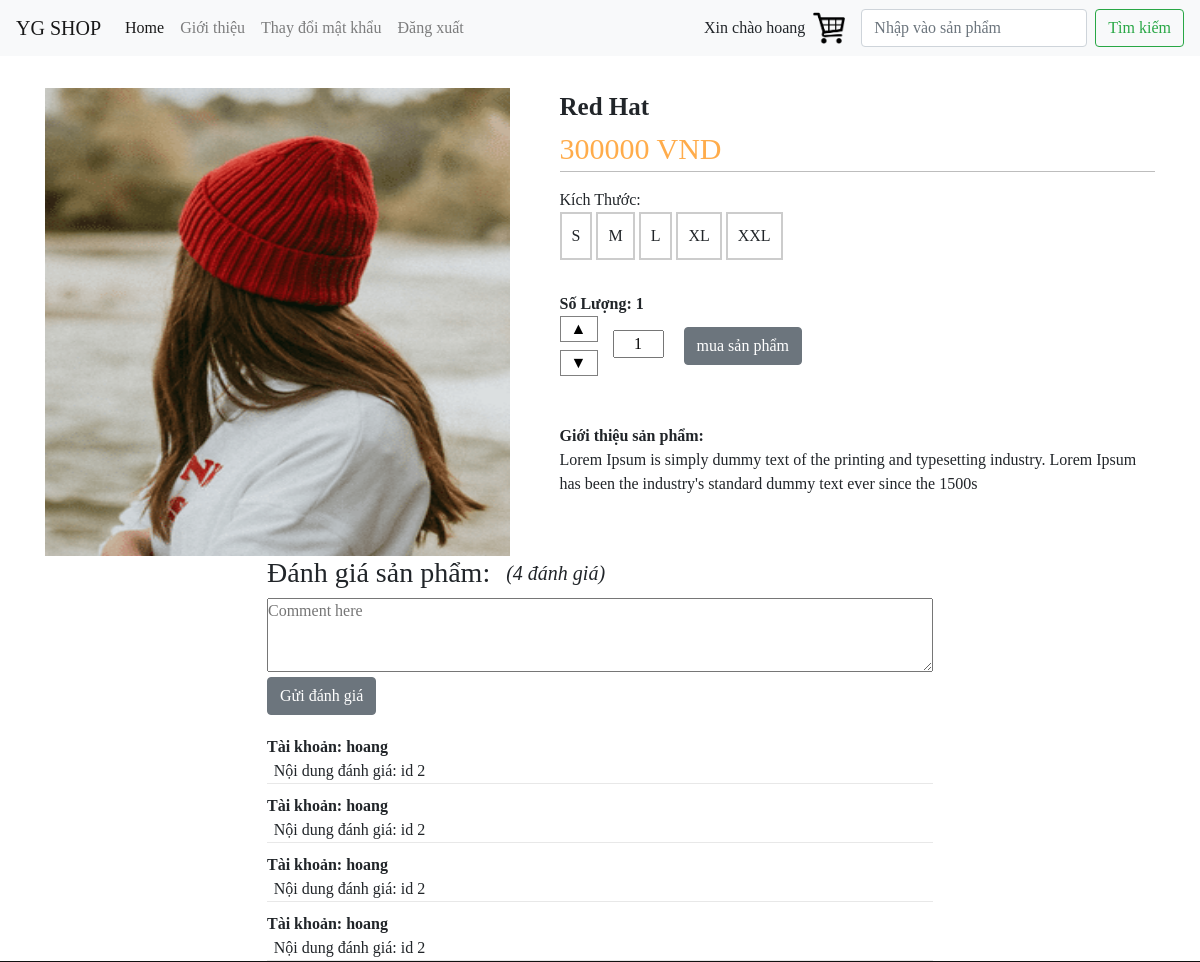
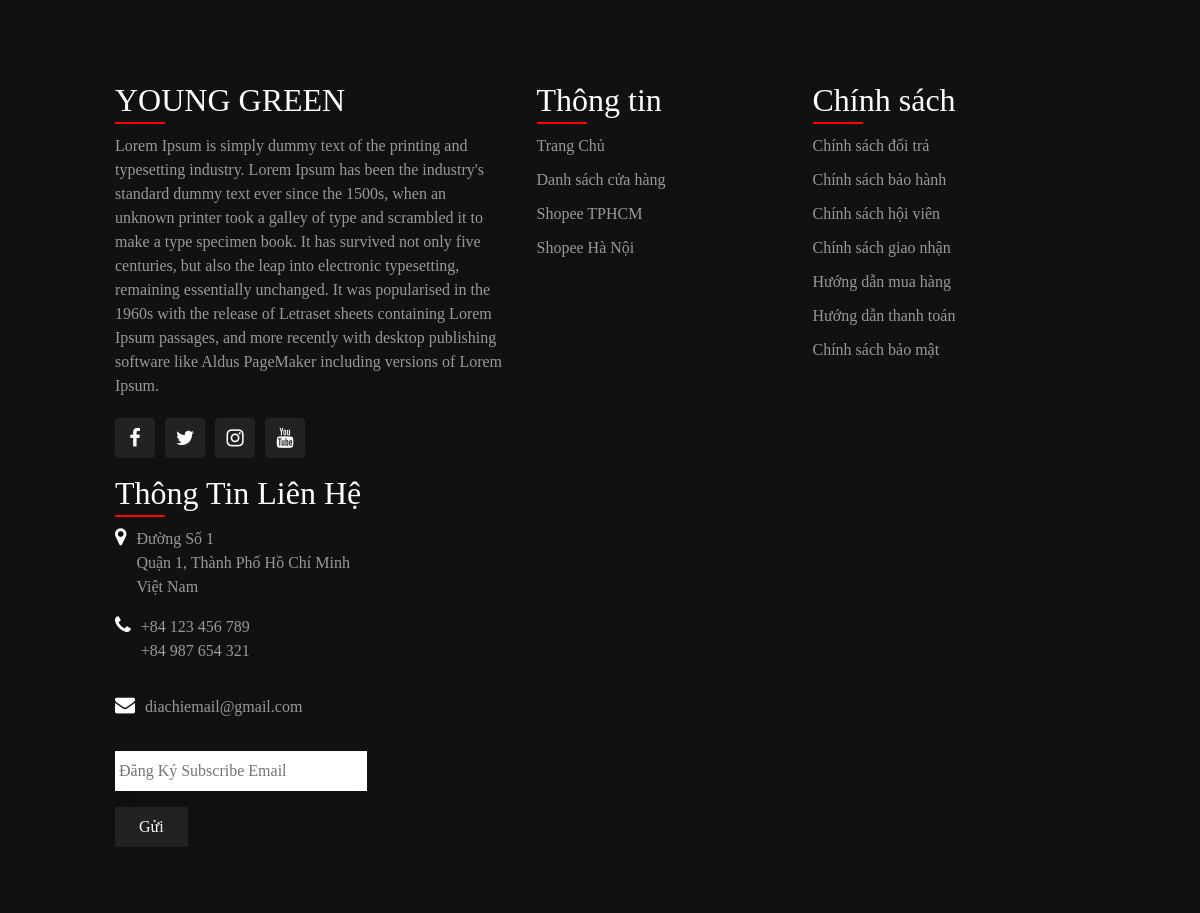
The page /item.php/?id=2 (signed in) on the database its author committed (2 pictures, top to bottom).
### tables this page shows
CREATE TABLE `db_products` (
  `id` int(11) NOT NULL,
  `name` varchar(30) NOT NULL,
  `price` int(11) NOT NULL,
  `image` varchar(255) NOT NULL,
  `description` text NOT NULL,
  `status` tinyint(1) NOT NULL DEFAULT 1
);

CREATE TABLE `comments` (
  `id` int(11) NOT NULL,
  `account` varchar(100) NOT NULL,
  `productid` int(11) NOT NULL,
  `date` datetime NOT NULL,
  `content` text NOT NULL,
  `status` int(11) NOT NULL DEFAULT 1
);

### item.php (the view, shortened to what this page needs)
<?php
  require_once("services/connect_db.php");
  $id = $_GET['id'];
  $query = "select * from db_products where id='$id'";
  $result = mysqli_query($connect, $query);
  $item = mysqli_fetch_array($result);
?>
<!DOCTYPE html>
<html lang="en">
<head>
  <link rel="stylesheet" href="css/item.css">
</head>
<body>
  <?php include"layout/navigation.php";?>
  <div class="container">
    <?php
        echo
        '
            <div class="product-container">
                <img class="product-image" src="' . $item['image'] . '" alt="Card image cap" >
                <div class="product-content">
                    <a class="font-weight-bold content-name">' . $item['name'] . '</a>
                    <p class="content-price">'. $item['price'] .' VND</p>
                    <div class="content-size">
                        <a>Kích Thước:</a>
                        <form class="boxed size-form">
                            <label for="S-size">S</label>
                            <label for="M-size">M</label>
                            <label for="L-size">L</label>
                            <label for="XL-size">XL</label>
                            <label for="XXL-size">XXL</label>
                        </form>
                    </div>
                    <br>
                    <div class="content-quantity">
                        <a class="font-weight-bold">Số Lượng: <span id="quantity">1</span></a>
                    </div>
                    <div class="quantity-selector">
                        <div class="change-quantity">
                            <button class="quantity-btn" onclick="increment()">&#9650</button>
                            <button class="quantity-btn" onclick="decrement()">&#9660</button>
                        </div>
                        <div class="quantity-form">
                            <form method="POST" action="/cart.php?action=add" autocomplete="off">
                                <input id="demoInput" type="number" min=0 max=100 value="1" name="quantity[' . $item['id'] .']">
                                <input class="btn btn-secondary buy-btn" type="submit" value="mua sản phẩm">
                            </form>
                        </div>
                    </div>
                    <span class="font-weight-bold">Giới thiệu sản phẩm:</span>
                    <p class="content-description">'.$item['description'].'</p>
                </div>
            </div>
        ';
        ?>
    <div class="comment-container">
      <?php
            require_once("services/connect_db.php");
            $productid = $_GET['id'];
            $getCommentsQuery = "select * from comments where productid = $productid";
            $allCommentsOfProducts = mysqli_query($connect, $getCommentsQuery);
            ?>
      <?php
            if(mysqli_num_rows($allCommentsOfProducts)==0):
            echo"<h2 style='color:green'>Không có đánh giá nào!</h2>";
            echo'
                    <section>
                    <form method="post" action="">
                        <section>
                        <textarea name="content" id="" cols="30" rows="3" style="width:100%" placeholder="Comment here"></textarea>
                        </section>
                        <section>
                        <input class="btn btn-secondary submit-btn" type="submit" value="Gửi đánh giá">
                        </section>
                    </form>
                    </section>
                    ';
            else:
            ?>
      <div class="comment-header">
        <h3>Đánh giá sản phẩm: </h2>
          <h3 class="comment-number" style="font-style:italic">(<?=mysqli_num_rows($allCommentsOfProducts)?> đánh giá)
          </h3>
      </div>
      <?php
                if(isset($_SESSION["user"])){
                echo'
                    <section>
                    <form method="post" action="">
                        <section>
                        <textarea name="content" id="" cols="30" rows="3" style="width:100%" placeholder="Comment here"></textarea>
                        </section>
                        <section>
                        <input class="btn btn-secondary submit-btn" type="submit" value="Gửi đánh giá">
                        </section>
                    </form>
                    </section>
                    ';
                }
                ?>
      <?php
            foreach($allCommentsOfProducts as $comment):
            ?>
      <div class="comment-content">
        <section style='font-weight:bold;'>Tài khoản: <span><?=$comment['account']?></span></section>
        <section style='padding-left:1%;'>Nội dung đánh giá: <?=$comment['content']?></section>
      </div>
      <?php
            endforeach;
            endif;
            ?>
    </div>
  </div>
  <?php include 'layout/footer.php'; ?>
</body>
</html>

### css/item.css (style rules this page uses)
.product-container { display:flex; gap:50px; }
.product-content { display:flex; flex-direction: column; width: 600px; }
.content-name { font-size: 25px; font-weight: 500; display: block; }
.content-price { font-size: 30px; color: #FFAC4B; display: block; border-bottom: 1px solid #BDBDBD; }
.product-image { height: 468px; width: 468px; }
.boxed label { display: inline-block; width: 6 em; padding: 10px; border: solid 2px #ccc; transition: all 0.3s; }
.change-quantity { display:flex; flex-direction: column; gap: 0.5rem; }
#demoInput { text-align: center; }
.quantity-selector { display: flex; gap: 15px; align-items: center; }
.quantity-btn { width: 38px; border: 0.5px solid grey; background-color: white; }
.buy-btn { margin-left: 1em; }
.comment-container { width: 60%; margin-left: auto; margin-right: auto; }
.comment-header { display: flex; flex-direction: row; align-items: center; gap: 1em; }
.comment-number { font-size: 20px; }
.comment-content { border-bottom: 1px solid rgb(232,232,232); margin-top: 10px; }
.submit-btn { margin-right: auto; margin-bottom: 10px; margin-top: 5px; }
.container { margin-top: 2rem; }

### css/footer.css (style rules this page uses)
* { margin: 0; padding: 0; box-sizing: border-box; font-family: "MavenPro"; }

### rows shown on the page
db_products: image (picture), name "Red Hat", price "300000", description "Lorem Ipsum is simply dummy text of the printing and typesetting industry. Lorem Ipsum has been the industry's standard dummy text ever since the 1500s"
comments: account "hoang", content "id 2"
comments: account "hoang", content "id 2"
comments: account "hoang", content "id 2"
comments: account "hoang", content "id 2"

### other values the page prints
$_SESSION["user"] "hoang"
mysqli_num_rows($allCommentsOfProducts) "4"
